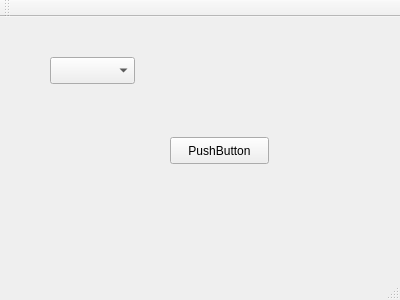
<?xml version="1.0" encoding="UTF-8"?>
<ui version="4.0">
 <class>MainWindow</class>
 <widget class="QMainWindow" name="MainWindow">
  <property name="geometry">
   <rect>
    <x>0</x>
    <y>0</y>
    <width>400</width>
    <height>300</height>
   </rect>
  </property>
  <property name="windowTitle">
   <string>MainWindow</string>
  </property>
  <widget class="QWidget" name="centralWidget">
   <widget class="QComboBox" name="comboBox">
    <property name="geometry">
     <rect>
      <x>50</x>
      <y>40</y>
      <width>85</width>
      <height>27</height>
     </rect>
    </property>
   </widget>
   <widget class="QPushButton" name="pushButton">
    <property name="geometry">
     <rect>
      <x>170</x>
      <y>120</y>
      <width>99</width>
      <height>27</height>
     </rect>
    </property>
    <property name="text">
     <string>PushButton</string>
    </property>
   </widget>
  </widget>
  <widget class="QMenuBar" name="menuBar">
   <property name="geometry">
    <rect>
     <x>0</x>
     <y>0</y>
     <width>400</width>
     <height>25</height>
    </rect>
   </property>
  </widget>
  <widget class="QToolBar" name="mainToolBar">
   <attribute name="toolBarArea">
    <enum>TopToolBarArea</enum>
   </attribute>
   <attribute name="toolBarBreak">
    <bool>false</bool>
   </attribute>
  </widget>
  <widget class="QStatusBar" name="statusBar"/>
 </widget>
 <layoutdefault spacing="6" margin="11"/>
 <resources/>
 <connections/>
</ui>
